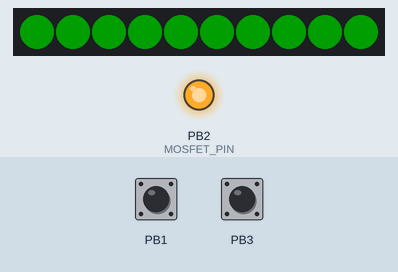
The sketch below on a simulated ATtiny85, built with avr-gcc and run on an emulated ATtiny85. Shown: 10 RGB LEDs in strip order, left to right, output pins drawn as LEDs (lit = HIGH). The test bench sets the inputs (shaded band); at power-on: PB1 HIGH, PB3 HIGH. Dim RGB values are drawn brighter than linear; sleep ends after the set time or at an interrupt; random numbers use the default seed unless the sketch sets one.

Above: at 1.2 s.
1.3 s: PB1 pulled LOW for 3.2 s
At 5.0 s:
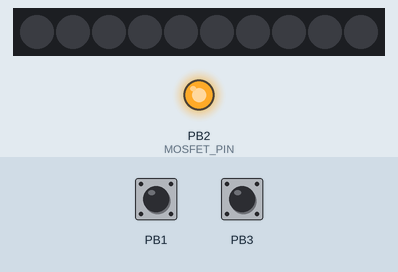
6.0 s: PB1 pulled LOW for 0.15 s
At 6.28 s:
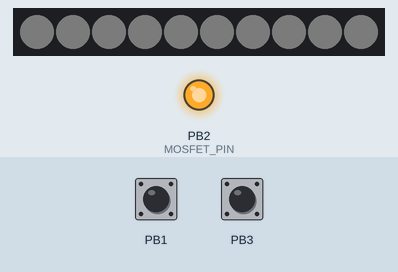
6.7 s: PB3 pulled LOW for 0.15 s
At 7.29 s:
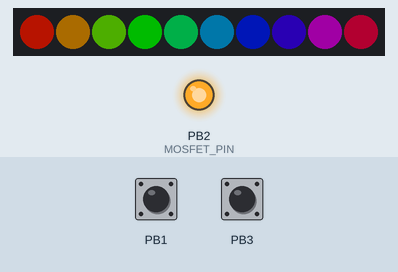
7.4 s: PB3 pulled LOW for 0.15 s
At 8.0 s:
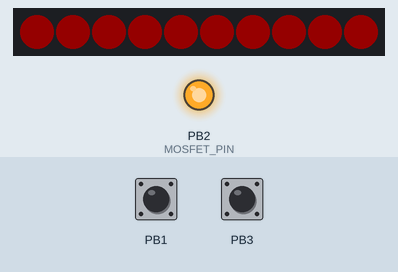
8.1 s: PB3 pulsed LOW 2 times (0.12 s each, 0.3 s apart)
At 9.3 s:
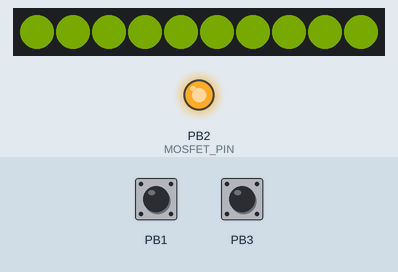
10.2 s: PB3 pulsed LOW 5 times (0.12 s each, 0.3 s apart)
At 12.9 s:
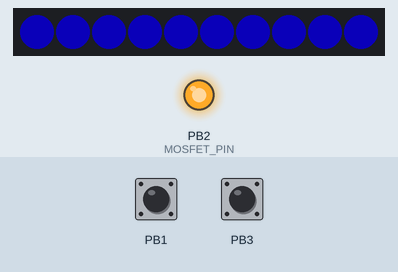
Timing chart, 0 to 14.2 s (numbered marks = the images above; inputs shaded):
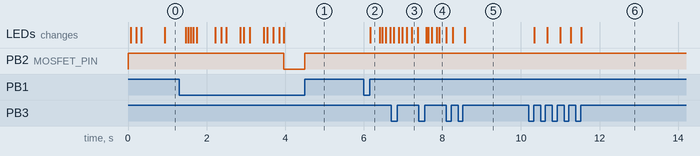

Measured:
- after the input at 1.3 s, PB2 (MOSFET_PIN): HIGH → LOW after 2.7 s, → HIGH 0.53 s later
- after the input at 6.0 s, the LEDs: change after 0.17 s (image 2)
- after the input at 10.2 s, the LEDs: first change after 0.14 s (image 6 shows a later state)

The sketch:

DaenLight_v1.0.ino
```cpp
/*
  Скетч к проекту "DaenLight"
  Версия 1.0
  Группа Вконтакте: https://vk.com/daenshow
  Исходники на GitHub: https://github.com/DaenShow/DaenLight
  Нравится проект? Поддержи автора! https://vk.me/moneysend/to/1fxiW
  Автор: DaenShow, 2021
*/

/*
   УПРАВЛЕНИЕ:
   Нажатие верхней кнопки (по кругу смена яркости и сон):
   - включение на 1 уровень яркости
   - переключение на 2 уровень яркости
   - переключение на 3 уровень яркости
   - сон
   Удержание верхней кнопки:
   - переключение на белый цвет и сон
   Нажатие нижней кнопки (по кругу смена режимов):
   - белый цвет
   - радуга
   - уголек
   - разные цвета
   Удержание нижней кнопки:
   - проверка уровня заряда (зеленый - полный заряд, красный - низкий заряд)
*/

//****************** НАСТРАИВАЕМЫЕ ПАРАМЕТРЫ ************************
#define NUMLEDS 10                        // кол-во светодиодов
#define BAT_TIMER 120000                  // период измерения напряжения в миллисекундах
#define SLEEP_TIMER 600000                // период автоматического отключения в миллисекундах
#define BAT_LOW 3300                      // минимальное напряжение работы в милливольтах
#define LED_TIMER 30                      // период обновления ленты в миллисекундах (влияет на скорость затухания и работы динамических режимов)
#define FIRST_LEVEL 75                    // первый уровень яркости
#define SECOND_LEVEL 100                  // второй уровень яркости
#define THIRD_LEVEL 125                   // третий уровень яркости

//**************************** ПИНЫ *********************************
#define STRIP_PIN PB4                     // пин ленты
#define BTN_PIN_UP PB1                    // пин верхней кнопки
#define BTN_PIN_DOWN PB3                  // пин нижней кнопки
#define MOSFET_PIN PB2                    // пин мосфета

//********************** ПРОЧИЕ НАСТРОЙКИ **************************
#define COLOR_DEBTH 3
#include <microLED.h>                     // подключение ленты
microLED <NUMLEDS, STRIP_PIN, MLED_NO_CLOCK, LED_WS2818, ORDER_GRB, CLI_AVER> strip;

#include <GyverButton.h>
GButton btn_up (BTN_PIN_UP);              // объявление верхней кнопки
GButton btn_down (BTN_PIN_DOWN);          // объявление нижней кнопки

#include <TimerMs.h>
TimerMs timerLed(LED_TIMER, 1, 0);        // объявление таймера обновления ленты
TimerMs timerBat(BAT_TIMER, 1, 0);        // объявление таймера проверки уровня заряда батареи
TimerMs timerSleep(SLEEP_TIMER, 1, 0);    // объявление таймера перехода в режим сна

#include <GyverPower.h>                   // подключение библиотеки сна

//************************ ПЕРЕМЕННЫЕ *****************************

byte counter_up = 0;
byte counter_down = 0;
byte brightness = 0;
int newBrightness = 0;
byte lastBrightness = 0;
byte r, g;
int VCC;
bool powerON, sleepON, batOK, batSHOW, firstloop, brightnessDir, batshowOK;

//************************ ПЕРВОЕ ВКЛЮЧЕНИЕ ************************
void setup() {
  pinMode(MOSFET_PIN, OUTPUT);
  digitalWrite(MOSFET_PIN, HIGH);
  btn_up.setDebounce(100);
  btn_up.setTimeout(500);
  btn_down.setDebounce(100);
  btn_down.setTimeout(500);
  power.setSleepMode(POWERDOWN_SLEEP);
  PCMSK |= 1 << PCINT1;
  GIMSK |= 1 << PCIE;
  if (readVCC() <= BAT_LOW) {
    batOK = false;
    batSHOW = true;
  }
  else {
    batOK = true;
    batSHOW = true;
  }
  powerON = true;
  firstloop = true;
  brightnessDir = true;
}

//*********************** ОСНОВНОЙ ЦИКЛ РАБОТЫ ПРОГРАММЫ *****************
void loop() {
  btn_up.tick();
  btn_down.tick();

  if (btn_up.isClick() && newBrightness == brightness) {
    counter_up++;
    if (counter_up > 3)
      counter_up = 0;
  }

  if (timerLed.tick() && powerON == true && batSHOW == false) {
    switch (counter_up) {
      case 0:
        lastBrightness = 0;
        brightness = FIRST_LEVEL;
        break;
      case 1:
        lastBrightness = FIRST_LEVEL;
        brightness = SECOND_LEVEL;
        break;
      case 2:
        lastBrightness = SECOND_LEVEL;
        brightness = THIRD_LEVEL;
        break;
      case 3:
        lastBrightness = THIRD_LEVEL;
        brightness = 0;
        break;
    }

    if (lastBrightness < brightness) {
      newBrightness += 3;
      if (newBrightness >= brightness)
        newBrightness = brightness;
    }
    if (lastBrightness > brightness) {
      newBrightness -= 8;
      if (newBrightness <= brightness)
        newBrightness = brightness;
    }

    strip.setBrightness(newBrightness);

    if (btn_down.isClick()) {
      counter_down++;
      if (counter_down > 12)
        counter_down = 0;
    }

    if (counter_down == 0)
      strip.fill(mWhite);
    else if (counter_down == 1)
      rainbow();
    else if (counter_down == 2)
      fire();
    else
      strip.fill(mWheel8((counter_down - 2) * 25));

    strip.show();
  }

  if (btn_down.isHolded()) {
    batSHOW = true;
  }

  if (timerBat.tick()) {
    if (readVCC() <= BAT_LOW) {
      batOK = false;
      batSHOW = true;
    }
    else {
      batOK = true;
      batSHOW = false;
    }
  }

  if (timerLed.tick() && powerON == true && batSHOW == true) {
    VCC = mapVCC();
    if (firstloop == true) {
      newBrightness -= 10;
      if (newBrightness <= 0) {
        newBrightness = 0;
        firstloop = false;
      }
    }
    else {
      if (brightnessDir == true) {
        newBrightness += 10;
        if (newBrightness >= 100) {
          newBrightness = 100;
          brightnessDir = false;
        }
      }
      else {
        newBrightness -= 10;
        if (newBrightness <= 0) {
          newBrightness = 0;
          batshowOK = true;
        }
      }
      if (batOK == true) {
        r = 255 - VCC;
        g = VCC;
        strip.fill(mRGB(r, g, 0));
      }
      else
        strip.fill(mRed);

    }

    strip.setBrightness(newBrightness);
    strip.show();

    if (batshowOK == true && batOK == false) {
      firstloop = true;
      brightnessDir = true;
      batshowOK = false;
      batSHOW = false;
      powerON = false;
    }
    if (batshowOK == true && batOK == true) {
      firstloop = true;
      brightnessDir = true;
      batshowOK = false;
      batSHOW = false;
      powerON = true;
    }
  }

  if (timerSleep.tick())
    counter_up = 3;

  if (btn_up.isHolded()) {
    counter_up = 3;
    counter_down = 0;
  }

  if (newBrightness == 0 && counter_up == 3)
    powerON = false;

  if (powerON == false) {
    strip.clear();
    digitalWrite(MOSFET_PIN, LOW);
    delay(100);
    power.sleep(SLEEP_FOREVER);
    powerON = true;
    timerBat.start();
    timerSleep.start();
    digitalWrite(MOSFET_PIN, HIGH);

    if (readVCC() <= BAT_LOW) {
      batOK = false;
      batSHOW = true;
    }
    else {
      batOK = true;
      batSHOW = false;
      counter_up++;
    }

  }
}

//**************************** ФУНКЦИЯ ПРЕРЫВАНИЯ ***************************************
ISR(PCINT0_vect) {}

//********************** ФУНКЦИЯ ИЗМЕРЕНИЯ НАПРЯЖЕНИЯ ***********************************
long readVCC() {
#if defined(__AVR_ATmega32U4__) || defined(__AVR_ATmega1280__) || defined(__AVR_ATmega2560__)
  ADMUX = _BV(REFS0) | _BV(MUX4) | _BV(MUX3) | _BV(MUX2) | _BV(MUX1);
#elif defined (__AVR_ATtiny24__) || defined(__AVR_ATtiny44__) || defined(__AVR_ATtiny84__)
  ADMUX = _BV(MUX5) | _BV(MUX0);
#elif defined (__AVR_ATtiny25__) || defined(__AVR_ATtiny45__) || defined(__AVR_ATtiny85__)
  ADMUX = _BV(MUX3) | _BV(MUX2);
#else
  ADMUX = _BV(REFS0) | _BV(MUX3) | _BV(MUX2) | _BV(MUX1);
#endif
  delay(2); // Wait for Vref to settle
  ADCSRA |= _BV(ADSC); // Start conversion
  while (bit_is_set(ADCSRA, ADSC)); // measuring
  uint8_t low  = ADCL; // must read ADCL first - it then locks ADCH
  uint8_t high = ADCH; // unlocks both
  long result = (high << 8) | low;
  result = 1.05 * 1023 * 1000 / result; // расчёт реального VCC
  return result; // возвращает VCC
}

long mapVCC() {
  long a = readVCC();
  long result = constrain (a, 3200, 4200);
  result = map (result, 3200, 4200, 0, 255);
  return result;
}

//********************** РЕЖИМ РАДУГИ ************************************
void rainbow() {
  static byte counter = 0;
  for (int i = 0; i < NUMLEDS; i++) {
    strip.set(i, mWheel8(counter + i * 255 / NUMLEDS));   // counter смещает цвет
  }
  counter += 1;   // counter имеет тип byte и при достижении 255 сбросится в 0
}

//********************** РЕЖИМ УГОЛЬКА ***********************************

void fire() {
#define FLASH  1      // 1-10
#define COOLING 105   // 100-125
#define PAUSE 86   // 50-100

  static byte heat[10];
  static byte lastheat[10];
  randomSeed(millis());

  for (int i = 0; i < 10; i++) {
    if (i == 0)
      heat[i] = (lastheat[i] * PAUSE + lastheat[9] * random(20) + lastheat[i + 1] * random(20)) / (COOLING);
    else if (i == 9)
      heat[i] = (lastheat[i] * PAUSE + lastheat[i - 1] * random(20) + lastheat[0] * random(20)) / (COOLING);
    else
      heat[i] = (lastheat[i] * PAUSE + lastheat[i - 1] * random(20) + lastheat[i + 1] * random(20)) / (COOLING);
  }

  for (int i = 0; i < 10; i++) {
    if (heat[i] < 10)
      heat[i] = 10;
    if (heat[i] > 100)
      heat[i] = 100;
  }
  for (int i = 0; i < 10; i++) {
    if (random(300) <= FLASH)
      heat[i] = 100;
  }
  for (int i = 0; i < 10; i++) {
    lastheat[i] = heat[i];
  }

  for (int i = 0; i < 10; i++) {
    if (heat[i] < 33)
      strip.set(i, mRGB(255 / 33 * heat[i], 0, 0));
    else if (heat[i] == 33)
      strip.set(i, mRGB(255, 0, 0));
    else if (heat[i] < 67)
      strip.set(i, mRGB(255, 64 / 33 * (heat[i] - 34), 0));
    else if (heat[i] == 67)
      strip.set(i, mRGB(255, 64, 0));
    else if (heat[i] < 100)
      strip.set(i, mRGB(255, 64 + (128 / 33 * (heat[i] - 67)), 0));
    else
      strip.set(i, mRGB(255, 128, 0));
  }
}
```
